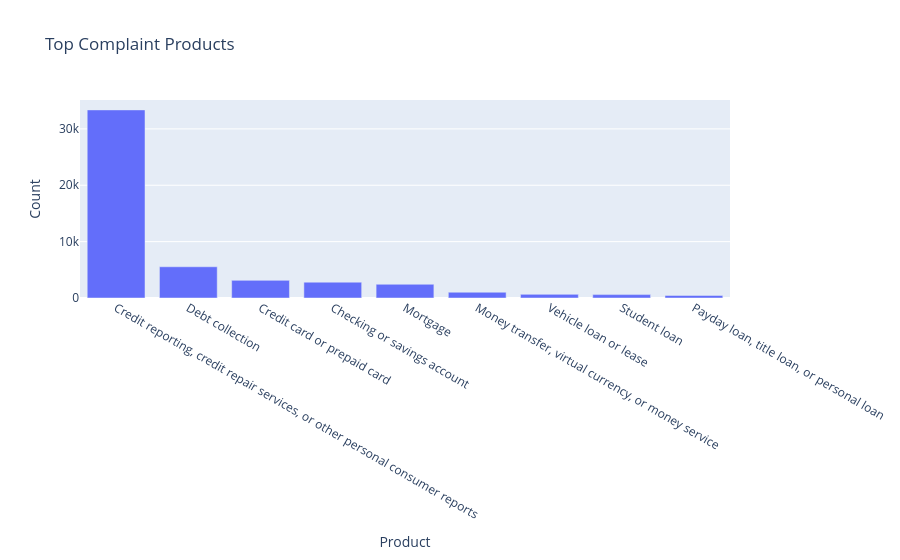

Notebook code cell kept with this figure:
### Code cell
top_products = (
    df_working["Product"]
    .value_counts()
    .head(10)
    .reset_index()
)

top_products.columns = ["Product", "Count"]

fig = px.bar(
    top_products,
    x="Product",
    y="Count",
    title="Top Complaint Products"
)

fig.show()

### Figure 1 — Plotly figure (JSON) as saved in the notebook; plotly's stock layout.template omitted (floating-point values rounded to 4 significant figures)
{"data": [{"hovertemplate": "Product=%{x}<br>Count=%{y}<extra></extra>", "legendgroup": "", "marker": {"color": "#636efa", "pattern": {"shape": ""}}, "name": "", "orientation": "v", "showlegend": false, "textposition": "auto", "type": "bar", "x": ["Credit reporting, credit repair services, or other personal consumer reports", "Debt collection", "Credit card or prepaid card", "Checking or savings account", "Mortgage", "Money transfer, virtual currency, or money service", "Vehicle loan or lease", "Student loan", "Payday loan, title loan, or personal loan"], "xaxis": "x", "y": [33368, 5538, 3130, 2809, 2434, 1023, 644, 600, 454], "yaxis": "y"}], "layout": {"barmode": "relative", "legend": {"tracegroupgap": 0}, "title": {"text": "Top Complaint Products"}, "xaxis": {"anchor": "y", "domain": [0, 1], "title": {"text": "Product"}}, "yaxis": {"anchor": "x", "domain": [0, 1], "title": {"text": "Count"}}}}
